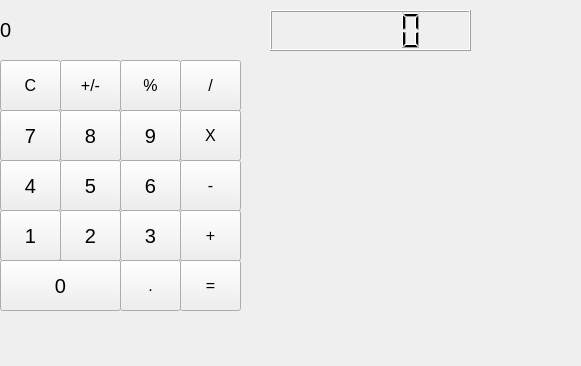
<?xml version="1.0" encoding="UTF-8"?>
<ui version="4.0">
 <class>MainWindow</class>
 <widget class="QMainWindow" name="MainWindow">
  <property name="geometry">
   <rect>
    <x>0</x>
    <y>0</y>
    <width>581</width>
    <height>366</height>
   </rect>
  </property>
  <property name="windowTitle">
   <string>MainWindow</string>
  </property>
  <widget class="QWidget" name="centralWidget">
   <widget class="QLabel" name="label">
    <property name="geometry">
     <rect>
      <x>0</x>
      <y>0</y>
      <width>241</width>
      <height>61</height>
     </rect>
    </property>
    <property name="font">
     <font>
      <pointsize>15</pointsize>
     </font>
    </property>
    <property name="text">
     <string>0</string>
    </property>
    <property name="textFormat">
     <enum>Qt::RichText</enum>
    </property>
   </widget>
   <widget class="QPushButton" name="clear">
    <property name="geometry">
     <rect>
      <x>0</x>
      <y>60</y>
      <width>61</width>
      <height>51</height>
     </rect>
    </property>
    <property name="font">
     <font>
      <pointsize>12</pointsize>
     </font>
    </property>
    <property name="text">
     <string>C</string>
    </property>
   </widget>
   <widget class="QPushButton" name="porcentaje">
    <property name="geometry">
     <rect>
      <x>120</x>
      <y>60</y>
      <width>61</width>
      <height>51</height>
     </rect>
    </property>
    <property name="font">
     <font>
      <pointsize>12</pointsize>
     </font>
    </property>
    <property name="text">
     <string>%</string>
    </property>
   </widget>
   <widget class="QPushButton" name="division">
    <property name="geometry">
     <rect>
      <x>180</x>
      <y>60</y>
      <width>61</width>
      <height>51</height>
     </rect>
    </property>
    <property name="font">
     <font>
      <pointsize>12</pointsize>
     </font>
    </property>
    <property name="text">
     <string>/</string>
    </property>
   </widget>
   <widget class="QPushButton" name="plusmin">
    <property name="geometry">
     <rect>
      <x>60</x>
      <y>60</y>
      <width>61</width>
      <height>51</height>
     </rect>
    </property>
    <property name="font">
     <font>
      <pointsize>12</pointsize>
     </font>
    </property>
    <property name="text">
     <string>+/-</string>
    </property>
   </widget>
   <widget class="QPushButton" name="siete">
    <property name="geometry">
     <rect>
      <x>0</x>
      <y>110</y>
      <width>61</width>
      <height>51</height>
     </rect>
    </property>
    <property name="font">
     <font>
      <pointsize>15</pointsize>
     </font>
    </property>
    <property name="text">
     <string>7</string>
    </property>
   </widget>
   <widget class="QPushButton" name="nueve">
    <property name="geometry">
     <rect>
      <x>120</x>
      <y>110</y>
      <width>61</width>
      <height>51</height>
     </rect>
    </property>
    <property name="font">
     <font>
      <pointsize>15</pointsize>
     </font>
    </property>
    <property name="text">
     <string>9</string>
    </property>
   </widget>
   <widget class="QPushButton" name="ocho">
    <property name="geometry">
     <rect>
      <x>60</x>
      <y>110</y>
      <width>61</width>
      <height>51</height>
     </rect>
    </property>
    <property name="font">
     <font>
      <pointsize>15</pointsize>
     </font>
    </property>
    <property name="text">
     <string>8</string>
    </property>
   </widget>
   <widget class="QPushButton" name="multiplicacion">
    <property name="geometry">
     <rect>
      <x>180</x>
      <y>110</y>
      <width>61</width>
      <height>51</height>
     </rect>
    </property>
    <property name="font">
     <font>
      <pointsize>12</pointsize>
     </font>
    </property>
    <property name="text">
     <string>X</string>
    </property>
   </widget>
   <widget class="QPushButton" name="cuatro">
    <property name="geometry">
     <rect>
      <x>0</x>
      <y>160</y>
      <width>61</width>
      <height>51</height>
     </rect>
    </property>
    <property name="font">
     <font>
      <pointsize>15</pointsize>
     </font>
    </property>
    <property name="text">
     <string>4</string>
    </property>
   </widget>
   <widget class="QPushButton" name="seis">
    <property name="geometry">
     <rect>
      <x>120</x>
      <y>160</y>
      <width>61</width>
      <height>51</height>
     </rect>
    </property>
    <property name="font">
     <font>
      <pointsize>15</pointsize>
     </font>
    </property>
    <property name="text">
     <string>6</string>
    </property>
   </widget>
   <widget class="QPushButton" name="cinco">
    <property name="geometry">
     <rect>
      <x>60</x>
      <y>160</y>
      <width>61</width>
      <height>51</height>
     </rect>
    </property>
    <property name="font">
     <font>
      <pointsize>15</pointsize>
     </font>
    </property>
    <property name="text">
     <string>5</string>
    </property>
   </widget>
   <widget class="QPushButton" name="resta">
    <property name="geometry">
     <rect>
      <x>180</x>
      <y>160</y>
      <width>61</width>
      <height>51</height>
     </rect>
    </property>
    <property name="font">
     <font>
      <pointsize>12</pointsize>
     </font>
    </property>
    <property name="text">
     <string>-</string>
    </property>
   </widget>
   <widget class="QPushButton" name="uno">
    <property name="geometry">
     <rect>
      <x>0</x>
      <y>210</y>
      <width>61</width>
      <height>51</height>
     </rect>
    </property>
    <property name="font">
     <font>
      <pointsize>15</pointsize>
     </font>
    </property>
    <property name="text">
     <string>1</string>
    </property>
   </widget>
   <widget class="QPushButton" name="tres">
    <property name="geometry">
     <rect>
      <x>120</x>
      <y>210</y>
      <width>61</width>
      <height>51</height>
     </rect>
    </property>
    <property name="font">
     <font>
      <pointsize>15</pointsize>
     </font>
    </property>
    <property name="text">
     <string>3</string>
    </property>
   </widget>
   <widget class="QPushButton" name="dos">
    <property name="geometry">
     <rect>
      <x>60</x>
      <y>210</y>
      <width>61</width>
      <height>51</height>
     </rect>
    </property>
    <property name="font">
     <font>
      <pointsize>15</pointsize>
     </font>
    </property>
    <property name="text">
     <string>2</string>
    </property>
   </widget>
   <widget class="QPushButton" name="suma">
    <property name="geometry">
     <rect>
      <x>180</x>
      <y>210</y>
      <width>61</width>
      <height>51</height>
     </rect>
    </property>
    <property name="font">
     <font>
      <pointsize>12</pointsize>
     </font>
    </property>
    <property name="text">
     <string>+</string>
    </property>
   </widget>
   <widget class="QPushButton" name="cero">
    <property name="geometry">
     <rect>
      <x>0</x>
      <y>260</y>
      <width>121</width>
      <height>51</height>
     </rect>
    </property>
    <property name="font">
     <font>
      <pointsize>15</pointsize>
     </font>
    </property>
    <property name="text">
     <string>0</string>
    </property>
   </widget>
   <widget class="QPushButton" name="igual">
    <property name="geometry">
     <rect>
      <x>180</x>
      <y>260</y>
      <width>61</width>
      <height>51</height>
     </rect>
    </property>
    <property name="font">
     <font>
      <pointsize>12</pointsize>
     </font>
    </property>
    <property name="text">
     <string>=</string>
    </property>
   </widget>
   <widget class="QPushButton" name="punto">
    <property name="geometry">
     <rect>
      <x>120</x>
      <y>260</y>
      <width>61</width>
      <height>51</height>
     </rect>
    </property>
    <property name="font">
     <font>
      <pointsize>12</pointsize>
     </font>
    </property>
    <property name="text">
     <string>.</string>
    </property>
   </widget>
   <widget class="QLCDNumber" name="lcd">
    <property name="geometry">
     <rect>
      <x>270</x>
      <y>10</y>
      <width>201</width>
      <height>41</height>
     </rect>
    </property>
   </widget>
  </widget>
 </widget>
 <layoutdefault spacing="6" margin="11"/>
 <resources/>
 <connections/>
</ui>
